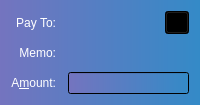
  <widget class="QFrame" name="SendCoins_AuthenticatedPaymentRequest">
   <property name="palette">
    <palette>
     <active>
      <colorrole role="WindowText">
       <brush brushstyle="SolidPattern">
        <color alpha="255">
         <red>0</red>
         <green>0</green>
         <blue>0</blue>
        </color>
       </brush>
      </colorrole>
      <colorrole role="Button">
       <brush brushstyle="LinearGradientPattern">
        <gradient startx="0.000000000000000" starty="0.000000000000000" endx="1.000000000000000" endy="0.000000000000000" type="LinearGradient" spread="PadSpread" coordinatemode="ObjectBoundingMode">
         <gradientstop position="0.000000000000000">
          <color alpha="255">
           <red>116</red>
           <green>116</green>
           <blue>191</blue>
          </color>
         </gradientstop>
         <gradientstop position="1.000000000000000">
          <color alpha="255">
           <red>52</red>
           <green>138</green>
           <blue>199</blue>
          </color>
         </gradientstop>
        </gradient>
       </brush>
      </colorrole>
      <colorrole role="Light">
       <brush brushstyle="SolidPattern">
        <color alpha="255">
         <red>230</red>
         <green>255</green>
         <blue>224</blue>
        </color>
       </brush>
      </colorrole>
      <colorrole role="Midlight">
       <brush brushstyle="SolidPattern">
        <color alpha="255">
         <red>185</red>
         <green>243</green>
         <blue>171</blue>
        </color>
       </brush>
      </colorrole>
      <colorrole role="Dark">
       <brush brushstyle="SolidPattern">
        <color alpha="255">
         <red>70</red>
         <green>116</green>
         <blue>59</blue>
        </color>
       </brush>
      </colorrole>
      <colorrole role="Mid">
       <brush brushstyle="SolidPattern">
        <color alpha="255">
         <red>93</red>
         <green>155</green>
         <blue>79</blue>
        </color>
       </brush>
      </colorrole>
      <colorrole role="Text">
       <brush brushstyle="SolidPattern">
        <color alpha="255">
         <red>0</red>
         <green>0</green>
         <blue>0</blue>
        </color>
       </brush>
      </colorrole>
      <colorrole role="BrightText">
       <brush brushstyle="SolidPattern">
        <color alpha="255">
         <red>155</red>
         <green>255</green>
         <blue>147</blue>
        </color>
       </brush>
      </colorrole>
      <colorrole role="ButtonText">
       <brush brushstyle="SolidPattern">
        <color alpha="255">
         <red>0</red>
         <green>0</green>
         <blue>0</blue>
        </color>
       </brush>
      </colorrole>
      <colorrole role="Base">
       <brush brushstyle="LinearGradientPattern">
        <gradient startx="0.000000000000000" starty="0.000000000000000" endx="1.000000000000000" endy="0.000000000000000" type="LinearGradient" spread="PadSpread" coordinatemode="ObjectBoundingMode">
         <gradientstop position="0.000000000000000">
          <color alpha="255">
           <red>116</red>
           <green>116</green>
           <blue>191</blue>
          </color>
         </gradientstop>
         <gradientstop position="1.000000000000000">
          <color alpha="255">
           <red>52</red>
           <green>138</green>
           <blue>199</blue>
          </color>
         </gradientstop>
        </gradient>
       </brush>
      </colorrole>
      <colorrole role="Window">
       <brush brushstyle="LinearGradientPattern">
        <gradient startx="0.000000000000000" starty="0.000000000000000" endx="1.000000000000000" endy="0.000000000000000" type="LinearGradient" spread="PadSpread" coordinatemode="ObjectBoundingMode">
         <gradientstop position="0.000000000000000">
          <color alpha="255">
           <red>116</red>
           <green>116</green>
           <blue>191</blue>
          </color>
         </gradientstop>
         <gradientstop position="1.000000000000000">
          <color alpha="255">
           <red>52</red>
           <green>138</green>
           <blue>199</blue>
          </color>
         </gradientstop>
        </gradient>
       </brush>
      </colorrole>
      <colorrole role="Shadow">
       <brush brushstyle="SolidPattern">
        <color alpha="255">
         <red>0</red>
         <green>0</green>
         <blue>0</blue>
        </color>
       </brush>
      </colorrole>
      <colorrole role="AlternateBase">
       <brush brushstyle="SolidPattern">
        <color alpha="255">
         <red>197</red>
         <green>243</green>
         <blue>187</blue>
        </color>
       </brush>
      </colorrole>
      <colorrole role="NoRole">
       <brush brushstyle="SolidPattern">
        <color alpha="255">
         <red>125</red>
         <green>194</green>
         <blue>122</blue>
        </color>
       </brush>
      </colorrole>
      <colorrole role="ToolTipBase">
       <brush brushstyle="SolidPattern">
        <color alpha="255">
         <red>255</red>
         <green>255</green>
         <blue>220</blue>
        </color>
       </brush>
      </colorrole>
      <colorrole role="ToolTipText">
       <brush brushstyle="SolidPattern">
        <color alpha="255">
         <red>0</red>
         <green>0</green>
         <blue>0</blue>
        </color>
       </brush>
      </colorrole>
      <colorrole role="PlaceholderText">
       <brush brushstyle="NoBrush">
        <color alpha="128">
         <red>0</red>
         <green>0</green>
         <blue>0</blue>
        </color>
       </brush>
      </colorrole>
     </active>
     <inactive>
      <colorrole role="WindowText">
       <brush brushstyle="SolidPattern">
        <color alpha="255">
         <red>0</red>
         <green>0</green>
         <blue>0</blue>
        </color>
       </brush>
      </colorrole>
      <colorrole role="Button">
       <brush brushstyle="LinearGradientPattern">
        <gradient startx="0.000000000000000" starty="0.000000000000000" endx="1.000000000000000" endy="0.000000000000000" type="LinearGradient" spread="PadSpread" coordinatemode="ObjectBoundingMode">
         <gradientstop position="0.000000000000000">
          <color alpha="255">
           <red>116</red>
           <green>116</green>
           <blue>191</blue>
          </color>
         </gradientstop>
         <gradientstop position="1.000000000000000">
          <color alpha="255">
           <red>52</red>
           <green>138</green>
           <blue>199</blue>
          </color>
         </gradientstop>
        </gradient>
       </brush>
      </colorrole>
      <colorrole role="Light">
       <brush brushstyle="SolidPattern">
        <color alpha="255">
         <red>230</red>
         <green>255</green>
         <blue>224</blue>
        </color>
       </brush>
      </colorrole>
      <colorrole role="Midlight">
       <brush brushstyle="SolidPattern">
        <color alpha="255">
         <red>185</red>
         <green>243</green>
         <blue>171</blue>
        </color>
       </brush>
      </colorrole>
      <colorrole role="Dark">
       <brush brushstyle="SolidPattern">
        <color alpha="255">
         <red>70</red>
         <green>116</green>
         <blue>59</blue>
        </color>
       </brush>
      </colorrole>
      <colorrole role="Mid">
       <brush brushstyle="SolidPattern">
        <color alpha="255">
         <red>93</red>
         <green>155</green>
         <blue>79</blue>
        </color>
       </brush>
      </colorrole>
      <colorrole role="Text">
       <brush brushstyle="SolidPattern">
        <color alpha="255">
         <red>0</red>
         <green>0</green>
         <blue>0</blue>
        </color>
       </brush>
      </colorrole>
      <colorrole role="BrightText">
       <brush brushstyle="SolidPattern">
        <color alpha="255">
         <red>155</red>
         <green>255</green>
         <blue>147</blue>
        </color>
       </brush>
      </colorrole>
      <colorrole role="ButtonText">
       <brush brushstyle="SolidPattern">
        <color alpha="255">
         <red>0</red>
         <green>0</green>
         <blue>0</blue>
        </color>
       </brush>
      </colorrole>
      <colorrole role="Base">
       <brush brushstyle="LinearGradientPattern">
        <gradient startx="0.000000000000000" starty="0.000000000000000" endx="1.000000000000000" endy="0.000000000000000" type="LinearGradient" spread="PadSpread" coordinatemode="ObjectBoundingMode">
         <gradientstop position="0.000000000000000">
          <color alpha="255">
           <red>116</red>
           <green>116</green>
           <blue>191</blue>
          </color>
         </gradientstop>
         <gradientstop position="1.000000000000000">
          <color alpha="255">
           <red>52</red>
           <green>138</green>
           <blue>199</blue>
          </color>
         </gradientstop>
        </gradient>
       </brush>
      </colorrole>
      <colorrole role="Window">
       <brush brushstyle="LinearGradientPattern">
        <gradient startx="0.000000000000000" starty="0.000000000000000" endx="1.000000000000000" endy="0.000000000000000" type="LinearGradient" spread="PadSpread" coordinatemode="ObjectBoundingMode">
         <gradientstop position="0.000000000000000">
          <color alpha="255">
           <red>116</red>
           <green>116</green>
           <blue>191</blue>
          </color>
         </gradientstop>
         <gradientstop position="1.000000000000000">
          <color alpha="255">
           <red>52</red>
           <green>138</green>
           <blue>199</blue>
          </color>
         </gradientstop>
        </gradient>
       </brush>
      </colorrole>
      <colorrole role="Shadow">
       <brush brushstyle="SolidPattern">
        <color alpha="255">
         <red>0</red>
         <green>0</green>
         <blue>0</blue>
        </color>
       </brush>
      </colorrole>
      <colorrole role="AlternateBase">
       <brush brushstyle="SolidPattern">
        <color alpha="255">
         <red>197</red>
         <green>243</green>
         <blue>187</blue>
        </color>
       </brush>
      </colorrole>
      <colorrole role="NoRole">
       <brush brushstyle="SolidPattern">
        <color alpha="255">
         <red>125</red>
         <green>194</green>
         <blue>122</blue>
        </color>
       </brush>
      </colorrole>
      <colorrole role="ToolTipBase">
       <brush brushstyle="SolidPattern">
        <color alpha="255">
         <red>255</red>
         <green>255</green>
         <blue>220</blue>
        </color>
       </brush>
      </colorrole>
      <colorrole role="ToolTipText">
       <brush brushstyle="SolidPattern">
        <color alpha="255">
         <red>0</red>
         <green>0</green>
         <blue>0</blue>
        </color>
       </brush>
      </colorrole>
      <colorrole role="PlaceholderText">
       <brush brushstyle="NoBrush">
        <color alpha="128">
         <red>0</red>
         <green>0</green>
         <blue>0</blue>
        </color>
       </brush>
      </colorrole>
     </inactive>
     <disabled>
      <colorrole role="WindowText">
       <brush brushstyle="SolidPattern">
        <color alpha="255">
         <red>70</red>
         <green>116</green>
         <blue>59</blue>
        </color>
       </brush>
      </colorrole>
      <colorrole role="Button">
       <brush brushstyle="LinearGradientPattern">
        <gradient startx="0.000000000000000" starty="0.000000000000000" endx="1.000000000000000" endy="0.000000000000000" type="LinearGradient" spread="PadSpread" coordinatemode="ObjectBoundingMode">
         <gradientstop position="0.000000000000000">
          <color alpha="255">
           <red>116</red>
           <green>116</green>
           <blue>191</blue>
          </color>
         </gradientstop>
         <gradientstop position="1.000000000000000">
          <color alpha="255">
           <red>52</red>
           <green>138</green>
           <blue>199</blue>
          </color>
         </gradientstop>
        </gradient>
       </brush>
      </colorrole>
      <colorrole role="Light">
       <brush brushstyle="SolidPattern">
        <color alpha="255">
         <red>230</red>
         <green>255</green>
         <blue>224</blue>
        </color>
       </brush>
      </colorrole>
      <colorrole role="Midlight">
       <brush brushstyle="SolidPattern">
        <color alpha="255">
         <red>185</red>
         <green>243</green>
         <blue>171</blue>
        </color>
       </brush>
      </colorrole>
      <colorrole role="Dark">
       <brush brushstyle="SolidPattern">
        <color alpha="255">
         <red>70</red>
         <green>116</green>
         <blue>59</blue>
        </color>
       </brush>
      </colorrole>
      <colorrole role="Mid">
       <brush brushstyle="SolidPattern">
        <color alpha="255">
         <red>93</red>
         <green>155</green>
         <blue>79</blue>
        </color>
       </brush>
      </colorrole>
      <colorrole role="Text">
       <brush brushstyle="SolidPattern">
        <color alpha="255">
         <red>70</red>
         <green>116</green>
         <blue>59</blue>
        </color>
       </brush>
      </colorrole>
      <colorrole role="BrightText">
       <brush brushstyle="SolidPattern">
        <color alpha="255">
         <red>155</red>
         <green>255</green>
         <blue>147</blue>
        </color>
       </brush>
      </colorrole>
      <colorrole role="ButtonText">
       <brush brushstyle="SolidPattern">
        <color alpha="255">
         <red>70</red>
         <green>116</green>
         <blue>59</blue>
        </color>
       </brush>
      </colorrole>
      <colorrole role="Base">
       <brush brushstyle="LinearGradientPattern">
        <gradient startx="0.000000000000000" starty="0.000000000000000" endx="1.000000000000000" endy="0.000000000000000" type="LinearGradient" spread="PadSpread" coordinatemode="ObjectBoundingMode">
         <gradientstop position="0.000000000000000">
          <color alpha="255">
           <red>116</red>
           <green>116</green>
           <blue>191</blue>
          </color>
         </gradientstop>
         <gradientstop position="1.000000000000000">
          <color alpha="255">
           <red>52</red>
           <green>138</green>
           <blue>199</blue>
          </color>
         </gradientstop>
        </gradient>
       </brush>
      </colorrole>
      <colorrole role="Window">
       <brush brushstyle="LinearGradientPattern">
        <gradient startx="0.000000000000000" starty="0.000000000000000" endx="1.000000000000000" endy="0.000000000000000" type="LinearGradient" spread="PadSpread" coordinatemode="ObjectBoundingMode">
         <gradientstop position="0.000000000000000">
          <color alpha="255">
           <red>116</red>
           <green>116</green>
           <blue>191</blue>
          </color>
         </gradientstop>
         <gradientstop position="1.000000000000000">
          <color alpha="255">
           <red>52</red>
           <green>138</green>
           <blue>199</blue>
          </color>
         </gradientstop>
        </gradient>
       </brush>
      </colorrole>
      <colorrole role="Shadow">
       <brush brushstyle="SolidPattern">
        <color alpha="255">
         <red>0</red>
         <green>0</green>
         <blue>0</blue>
        </color>
       </brush>
      </colorrole>
      <colorrole role="AlternateBase">
       <brush brushstyle="SolidPattern">
        <color alpha="255">
         <red>140</red>
         <green>232</green>
         <blue>119</blue>
        </color>
       </brush>
      </colorrole>
      <colorrole role="NoRole">
       <brush brushstyle="SolidPattern">
        <color alpha="255">
         <red>125</red>
         <green>194</green>
         <blue>122</blue>
        </color>
       </brush>
      </colorrole>
      <colorrole role="ToolTipBase">
       <brush brushstyle="SolidPattern">
        <color alpha="255">
         <red>255</red>
         <green>255</green>
         <blue>220</blue>
        </color>
       </brush>
      </colorrole>
      <colorrole role="ToolTipText">
       <brush brushstyle="SolidPattern">
        <color alpha="255">
         <red>0</red>
         <green>0</green>
         <blue>0</blue>
        </color>
       </brush>
      </colorrole>
      <colorrole role="PlaceholderText">
       <brush brushstyle="NoBrush">
        <color alpha="128">
         <red>0</red>
         <green>0</green>
         <blue>0</blue>
        </color>
       </brush>
      </colorrole>
     </disabled>
    </palette>
   </property>
   <property name="toolTip">
    <string>This is an authenticated payment request.</string>
   </property>
   <property name="autoFillBackground">
    <bool>false</bool>
   </property>
   <property name="frameShape">
    <enum>QFrame::NoFrame</enum>
   </property>
   <layout class="QGridLayout" name="gridLayout_s">
    <property name="spacing">
     <number>12</number>
    </property>
    <item row="0" column="0">
     <widget class="QLabel" name="payToLabel_s">
      <property name="styleSheet">
       <string notr="true">color: rgb(255, 255, 255);
</string>
      </property>
      <property name="text">
       <string>Pay To:</string>
      </property>
      <property name="alignment">
       <set>Qt::AlignRight|Qt::AlignTrailing|Qt::AlignVCenter</set>
      </property>
     </widget>
    </item>
    <item row="0" column="1">
     <layout class="QHBoxLayout" name="payToLayout_s">
      <property name="spacing">
       <number>0</number>
      </property>
      <item>
       <widget class="QLabel" name="payTo_s">
        <property name="textFormat">
         <enum>Qt::PlainText</enum>
        </property>
       </widget>
      </item>
      <item>
       <widget class="QToolButton" name="deleteButton_s">
        <property name="toolTip">
         <string>Remove this entry</string>
        </property>
        <property name="text">
         <string/>
        </property>
        <property name="icon">
         <iconset resource="../bitcoin.qrc">
          <normaloff>:/icons/remove</normaloff>:/icons/remove</iconset>
        </property>
       </widget>
      </item>
     </layout>
    </item>
    <item row="1" column="0">
     <widget class="QLabel" name="memoLabel_s">
      <property name="styleSheet">
       <string notr="true">color: rgb(255, 255, 255);
</string>
      </property>
      <property name="text">
       <string>Memo:</string>
      </property>
      <property name="alignment">
       <set>Qt::AlignRight|Qt::AlignTrailing|Qt::AlignVCenter</set>
      </property>
     </widget>
    </item>
    <item row="1" column="1">
     <widget class="QLabel" name="memoTextLabel_s">
      <property name="textFormat">
       <enum>Qt::PlainText</enum>
      </property>
     </widget>
    </item>
    <item row="2" column="0">
     <widget class="QLabel" name="amountLabel_s">
      <property name="styleSheet">
       <string notr="true">color: rgb(255, 255, 255);
</string>
      </property>
      <property name="text">
       <string>A&amp;mount:</string>
      </property>
      <property name="alignment">
       <set>Qt::AlignRight|Qt::AlignTrailing|Qt::AlignVCenter</set>
      </property>
      <property name="buddy">
       <cstring>payAmount_s</cstring>
      </property>
     </widget>
    </item>
    <item row="2" column="1">
     <widget class="BitcoinAmountField" name="payAmount_s">
      <property name="acceptDrops">
       <bool>false</bool>
      </property>
     </widget>
    </item>
   </layout>
  </widget>
